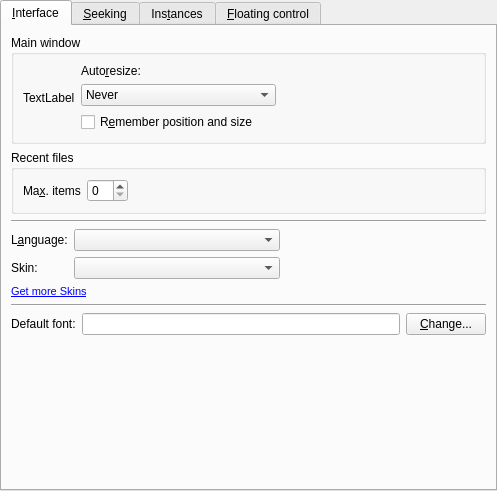
<?xml version="1.0" encoding="UTF-8"?>
<ui version="4.0">
 <class>PrefInterface</class>
 <widget class="QWidget" name="PrefInterface">
  <property name="geometry">
   <rect>
    <x>0</x>
    <y>0</y>
    <width>497</width>
    <height>491</height>
   </rect>
  </property>
  <layout class="QVBoxLayout">
   <property name="spacing">
    <number>0</number>
   </property>
   <property name="margin">
    <number>0</number>
   </property>
   <item>
    <widget class="QTabWidget" name="tabWidget">
     <property name="currentIndex">
      <number>0</number>
     </property>
     <widget class="QWidget" name="tab">
      <attribute name="title">
       <string>&amp;Interface</string>
      </attribute>
      <layout class="QVBoxLayout">
       <property name="spacing">
        <number>6</number>
       </property>
       <property name="margin">
        <number>9</number>
       </property>
       <item>
        <widget class="QGroupBox" name="groupBox">
         <property name="title">
          <string>Main window</string>
         </property>
         <layout class="QHBoxLayout">
          <property name="spacing">
           <number>6</number>
          </property>
          <property name="margin">
           <number>9</number>
          </property>
          <item>
           <widget class="QLabel" name="resize_window_icon">
            <property name="text">
             <string>TextLabel</string>
            </property>
           </widget>
          </item>
          <item>
           <layout class="QVBoxLayout">
            <property name="spacing">
             <number>6</number>
            </property>
            <property name="margin">
             <number>0</number>
            </property>
            <item>
             <widget class="QLabel" name="label">
              <property name="text">
               <string>Auto&amp;resize:</string>
              </property>
              <property name="buddy">
               <cstring>mainwindow_resize_combo</cstring>
              </property>
             </widget>
            </item>
            <item>
             <widget class="QComboBox" name="mainwindow_resize_combo">
              <property name="sizePolicy">
               <sizepolicy hsizetype="Preferred" vsizetype="Fixed">
                <horstretch>0</horstretch>
                <verstretch>0</verstretch>
               </sizepolicy>
              </property>
              <item>
               <property name="text">
                <string>Never</string>
               </property>
              </item>
              <item>
               <property name="text">
                <string>Whenever it's needed</string>
               </property>
              </item>
              <item>
               <property name="text">
                <string>Only after loading a new video</string>
               </property>
              </item>
             </widget>
            </item>
            <item>
             <widget class="QCheckBox" name="save_size_check">
              <property name="text">
               <string>R&amp;emember position and size</string>
              </property>
             </widget>
            </item>
           </layout>
          </item>
          <item>
           <spacer>
            <property name="orientation">
             <enum>Qt::Horizontal</enum>
            </property>
            <property name="sizeHint" stdset="0">
             <size>
              <width>40</width>
              <height>20</height>
             </size>
            </property>
           </spacer>
          </item>
         </layout>
        </widget>
       </item>
       <item>
        <widget class="QGroupBox" name="groupBox_4">
         <property name="title">
          <string>Recent files</string>
         </property>
         <layout class="QHBoxLayout">
          <property name="spacing">
           <number>6</number>
          </property>
          <property name="margin">
           <number>9</number>
          </property>
          <item>
           <widget class="QLabel" name="textLabel1_15">
            <property name="text">
             <string>Ma&amp;x. items</string>
            </property>
            <property name="wordWrap">
             <bool>false</bool>
            </property>
            <property name="buddy">
             <cstring>recents_max_items_spin</cstring>
            </property>
           </widget>
          </item>
          <item>
           <widget class="QSpinBox" name="recents_max_items_spin">
            <property name="minimum">
             <number>0</number>
            </property>
            <property name="maximum">
             <number>20</number>
            </property>
           </widget>
          </item>
          <item>
           <spacer>
            <property name="orientation">
             <enum>Qt::Horizontal</enum>
            </property>
            <property name="sizeHint" stdset="0">
             <size>
              <width>40</width>
              <height>20</height>
             </size>
            </property>
           </spacer>
          </item>
         </layout>
        </widget>
       </item>
       <item>
        <widget class="Line" name="line_3">
         <property name="sizePolicy">
          <sizepolicy hsizetype="Expanding" vsizetype="Fixed">
           <horstretch>0</horstretch>
           <verstretch>0</verstretch>
          </sizepolicy>
         </property>
         <property name="orientation">
          <enum>Qt::Horizontal</enum>
         </property>
        </widget>
       </item>
       <item>
        <layout class="QGridLayout">
         <property name="margin">
          <number>0</number>
         </property>
         <property name="spacing">
          <number>6</number>
         </property>
         <item row="0" column="0">
          <widget class="QLabel" name="textLabel1_18">
           <property name="text">
            <string>L&amp;anguage:</string>
           </property>
           <property name="wordWrap">
            <bool>false</bool>
           </property>
           <property name="buddy">
            <cstring>language_combo</cstring>
           </property>
          </widget>
         </item>
         <item row="1" column="0">
          <widget class="QLabel" name="skin_label">
           <property name="text">
            <string>Skin:</string>
           </property>
           <property name="wordWrap">
            <bool>false</bool>
           </property>
           <property name="buddy">
            <cstring>skin_combo</cstring>
           </property>
          </widget>
         </item>
         <item row="0" column="1">
          <widget class="MyComboBox" name="language_combo">
           <property name="sizePolicy">
            <sizepolicy hsizetype="Expanding" vsizetype="Fixed">
             <horstretch>0</horstretch>
             <verstretch>0</verstretch>
            </sizepolicy>
           </property>
          </widget>
         </item>
         <item row="1" column="1">
          <widget class="MyComboBox" name="skin_combo">
           <property name="sizePolicy">
            <sizepolicy hsizetype="Expanding" vsizetype="Fixed">
             <horstretch>0</horstretch>
             <verstretch>0</verstretch>
            </sizepolicy>
           </property>
          </widget>
         </item>
         <item row="1" column="2">
          <spacer>
           <property name="orientation">
            <enum>Qt::Horizontal</enum>
           </property>
           <property name="sizeHint" stdset="0">
            <size>
             <width>40</width>
             <height>20</height>
            </size>
           </property>
          </spacer>
         </item>
         <item row="0" column="2">
          <spacer>
           <property name="orientation">
            <enum>Qt::Horizontal</enum>
           </property>
           <property name="sizeHint" stdset="0">
            <size>
             <width>40</width>
             <height>20</height>
            </size>
           </property>
          </spacer>
         </item>
         <item row="2" column="0" colspan="2">
          <widget class="QLabel" name="getMoreLabel">
           <property name="text">
            <string>&lt;!DOCTYPE HTML PUBLIC &quot;-//W3C//DTD HTML 4.0//EN&quot; &quot;http://www.w3.org/TR/REC-html40/strict.dtd&quot;&gt;
&lt;html&gt;&lt;head&gt;&lt;meta name=&quot;qrichtext&quot; content=&quot;1&quot; /&gt;&lt;style type=&quot;text/css&quot;&gt;
p, li { white-space: pre-wrap; }
&lt;/style&gt;&lt;/head&gt;&lt;body style=&quot; font-family:'MS Shell Dlg 2'; font-size:8.25pt; font-weight:400; font-style:normal;&quot;&gt;
&lt;p style=&quot; margin-top:0px; margin-bottom:0px; margin-left:0px; margin-right:0px; -qt-block-indent:0; text-indent:0px;&quot;&gt;&lt;a href=&quot;http://www.umplayer.com/skins/&quot;&gt;&lt;span style=&quot; text-decoration: underline; color:#0000ff;&quot;&gt;Get more Skins&lt;/span&gt;&lt;/a&gt;&lt;/p&gt;&lt;/body&gt;&lt;/html&gt;</string>
           </property>
           <property name="openExternalLinks">
            <bool>true</bool>
           </property>
          </widget>
         </item>
        </layout>
       </item>
       <item>
        <widget class="Line" name="line">
         <property name="sizePolicy">
          <sizepolicy hsizetype="Expanding" vsizetype="Fixed">
           <horstretch>0</horstretch>
           <verstretch>0</verstretch>
          </sizepolicy>
         </property>
         <property name="orientation">
          <enum>Qt::Horizontal</enum>
         </property>
        </widget>
       </item>
       <item>
        <layout class="QHBoxLayout">
         <property name="spacing">
          <number>6</number>
         </property>
         <property name="margin">
          <number>0</number>
         </property>
         <item>
          <widget class="QLabel" name="label_2">
           <property name="text">
            <string>Default font:</string>
           </property>
          </widget>
         </item>
         <item>
          <widget class="QLineEdit" name="default_font_edit">
           <property name="readOnly">
            <bool>true</bool>
           </property>
          </widget>
         </item>
         <item>
          <widget class="QPushButton" name="changeFontButton">
           <property name="text">
            <string>&amp;Change...</string>
           </property>
          </widget>
         </item>
        </layout>
       </item>
       <item>
        <spacer>
         <property name="orientation">
          <enum>Qt::Vertical</enum>
         </property>
         <property name="sizeHint" stdset="0">
          <size>
           <width>20</width>
           <height>40</height>
          </size>
         </property>
        </spacer>
       </item>
      </layout>
     </widget>
     <widget class="QWidget" name="tab_3">
      <attribute name="title">
       <string>&amp;Seeking</string>
      </attribute>
      <layout class="QGridLayout">
       <property name="margin">
        <number>9</number>
       </property>
       <property name="spacing">
        <number>6</number>
       </property>
       <item row="3" column="1">
        <spacer>
         <property name="orientation">
          <enum>Qt::Vertical</enum>
         </property>
         <property name="sizeHint" stdset="0">
          <size>
           <width>20</width>
           <height>40</height>
          </size>
         </property>
        </spacer>
       </item>
       <item row="0" column="0">
        <layout class="QVBoxLayout">
         <property name="spacing">
          <number>6</number>
         </property>
         <property name="margin">
          <number>0</number>
         </property>
         <item>
          <widget class="SeekWidget" name="seek1" native="true"/>
         </item>
         <item>
          <widget class="SeekWidget" name="seek2" native="true"/>
         </item>
         <item>
          <widget class="SeekWidget" name="seek3" native="true"/>
         </item>
         <item>
          <widget class="SeekWidget" name="seek4" native="true"/>
         </item>
        </layout>
       </item>
       <item row="0" column="1">
        <spacer>
         <property name="orientation">
          <enum>Qt::Horizontal</enum>
         </property>
         <property name="sizeHint" stdset="0">
          <size>
           <width>40</width>
           <height>20</height>
          </size>
         </property>
        </spacer>
       </item>
       <item row="1" column="0" colspan="2">
        <widget class="Line" name="line_4">
         <property name="sizePolicy">
          <sizepolicy hsizetype="Expanding" vsizetype="Fixed">
           <horstretch>0</horstretch>
           <verstretch>0</verstretch>
          </sizepolicy>
         </property>
         <property name="orientation">
          <enum>Qt::Horizontal</enum>
         </property>
        </widget>
       </item>
       <item row="2" column="0" colspan="2">
        <layout class="QHBoxLayout">
         <property name="spacing">
          <number>6</number>
         </property>
         <property name="margin">
          <number>0</number>
         </property>
         <item>
          <widget class="QLabel" name="label_3">
           <property name="text">
            <string>&amp;Behaviour of time slider:</string>
           </property>
           <property name="buddy">
            <cstring>timeslider_behaviour_combo</cstring>
           </property>
          </widget>
         </item>
         <item>
          <widget class="QComboBox" name="timeslider_behaviour_combo">
           <property name="sizePolicy">
            <sizepolicy hsizetype="Expanding" vsizetype="Fixed">
             <horstretch>0</horstretch>
             <verstretch>0</verstretch>
            </sizepolicy>
           </property>
           <item>
            <property name="text">
             <string>Seek to position while dragging</string>
            </property>
           </item>
           <item>
            <property name="text">
             <string>Seek to position when released</string>
            </property>
           </item>
          </widget>
         </item>
         <item>
          <spacer>
           <property name="orientation">
            <enum>Qt::Horizontal</enum>
           </property>
           <property name="sizeHint" stdset="0">
            <size>
             <width>81</width>
             <height>25</height>
            </size>
           </property>
          </spacer>
         </item>
        </layout>
       </item>
      </layout>
     </widget>
     <widget class="QWidget" name="tab_2">
      <attribute name="title">
       <string>Ins&amp;tances</string>
      </attribute>
      <layout class="QVBoxLayout">
       <property name="spacing">
        <number>6</number>
       </property>
       <property name="margin">
        <number>9</number>
       </property>
       <item>
        <layout class="QHBoxLayout">
         <property name="spacing">
          <number>6</number>
         </property>
         <property name="margin">
          <number>0</number>
         </property>
         <item>
          <layout class="QVBoxLayout">
           <property name="spacing">
            <number>6</number>
           </property>
           <property name="margin">
            <number>0</number>
           </property>
           <item>
            <widget class="QCheckBox" name="single_instance_check">
             <property name="text">
              <string>&amp;Use only one running instance of UMPlayer</string>
             </property>
            </widget>
           </item>
           <item>
            <widget class="QGroupBox" name="port_groupbox">
             <property name="enabled">
              <bool>false</bool>
             </property>
             <property name="title">
              <string>Port to listen</string>
             </property>
             <layout class="QVBoxLayout">
              <property name="spacing">
               <number>6</number>
              </property>
              <property name="margin">
               <number>9</number>
              </property>
              <item>
               <widget class="QRadioButton" name="automatic_port_button">
                <property name="text">
                 <string>&amp;Automatic</string>
                </property>
               </widget>
              </item>
              <item>
               <layout class="QHBoxLayout">
                <property name="spacing">
                 <number>6</number>
                </property>
                <property name="margin">
                 <number>0</number>
                </property>
                <item>
                 <widget class="QRadioButton" name="manual_port_button">
                  <property name="text">
                   <string>&amp;Manual</string>
                  </property>
                 </widget>
                </item>
                <item>
                 <widget class="QSpinBox" name="server_port_spin">
                  <property name="enabled">
                   <bool>false</bool>
                  </property>
                  <property name="maximum">
                   <number>65535</number>
                  </property>
                 </widget>
                </item>
                <item>
                 <spacer>
                  <property name="orientation">
                   <enum>Qt::Horizontal</enum>
                  </property>
                  <property name="sizeType">
                   <enum>QSizePolicy::Expanding</enum>
                  </property>
                  <property name="sizeHint" stdset="0">
                   <size>
                    <width>270</width>
                    <height>31</height>
                   </size>
                  </property>
                 </spacer>
                </item>
               </layout>
              </item>
             </layout>
            </widget>
           </item>
          </layout>
         </item>
        </layout>
       </item>
       <item>
        <spacer>
         <property name="orientation">
          <enum>Qt::Vertical</enum>
         </property>
         <property name="sizeHint" stdset="0">
          <size>
           <width>20</width>
           <height>40</height>
          </size>
         </property>
        </spacer>
       </item>
      </layout>
     </widget>
     <widget class="QWidget" name="tab_4">
      <attribute name="title">
       <string>&amp;Floating control</string>
      </attribute>
      <layout class="QVBoxLayout">
       <item>
        <widget class="QLabel" name="label_6">
         <property name="text">
          <string>The floating control appears in fullscreen mode when the mouse is moved to the bottom of the screen.</string>
         </property>
         <property name="wordWrap">
          <bool>true</bool>
         </property>
        </widget>
       </item>
       <item>
        <widget class="QCheckBox" name="floating_animated_check">
         <property name="text">
          <string>&amp;Animated</string>
         </property>
        </widget>
       </item>
       <item>
        <layout class="QGridLayout">
         <item row="0" column="0">
          <widget class="QLabel" name="label_7">
           <property name="text">
            <string>&amp;Width:</string>
           </property>
           <property name="buddy">
            <cstring>floating_width_slider</cstring>
           </property>
          </widget>
         </item>
         <item row="0" column="1">
          <widget class="QSlider" name="floating_width_slider">
           <property name="maximum">
            <number>100</number>
           </property>
           <property name="orientation">
            <enum>Qt::Horizontal</enum>
           </property>
          </widget>
         </item>
         <item row="0" column="2">
          <widget class="QLabel" name="floating_width_label">
           <property name="frameShape">
            <enum>QFrame::Panel</enum>
           </property>
           <property name="frameShadow">
            <enum>QFrame::Sunken</enum>
           </property>
           <property name="text">
            <string>0</string>
           </property>
          </widget>
         </item>
         <item row="1" column="0">
          <widget class="QLabel" name="label_8">
           <property name="text">
            <string>&amp;Margin:</string>
           </property>
           <property name="buddy">
            <cstring>floating_margin_slider</cstring>
           </property>
          </widget>
         </item>
         <item row="1" column="1">
          <widget class="QSlider" name="floating_margin_slider">
           <property name="maximum">
            <number>80</number>
           </property>
           <property name="orientation">
            <enum>Qt::Horizontal</enum>
           </property>
          </widget>
         </item>
         <item row="1" column="2">
          <widget class="QLabel" name="floating_margin_label">
           <property name="frameShape">
            <enum>QFrame::Panel</enum>
           </property>
           <property name="frameShadow">
            <enum>QFrame::Sunken</enum>
           </property>
           <property name="text">
            <string>0</string>
           </property>
          </widget>
         </item>
        </layout>
       </item>
       <item>
        <widget class="QCheckBox" name="floating_bypass_wm_check">
         <property name="text">
          <string>&amp;Bypass window manager</string>
         </property>
        </widget>
       </item>
       <item>
        <spacer>
         <property name="orientation">
          <enum>Qt::Vertical</enum>
         </property>
         <property name="sizeHint" stdset="0">
          <size>
           <width>20</width>
           <height>40</height>
          </size>
         </property>
        </spacer>
       </item>
      </layout>
     </widget>
    </widget>
   </item>
  </layout>
 </widget>
 <customwidgets>
  <customwidget>
   <class>MyComboBox</class>
   <extends>QComboBox</extends>
   <header>mycombobox.h</header>
  </customwidget>
  <customwidget>
   <class>SeekWidget</class>
   <extends>QWidget</extends>
   <header>seekwidget.h</header>
  </customwidget>
 </customwidgets>
 <tabstops>
  <tabstop>tabWidget</tabstop>
  <tabstop>mainwindow_resize_combo</tabstop>
  <tabstop>save_size_check</tabstop>
  <tabstop>recents_max_items_spin</tabstop>
  <tabstop>language_combo</tabstop>
  <tabstop>skin_combo</tabstop>
  <tabstop>default_font_edit</tabstop>
  <tabstop>changeFontButton</tabstop>
  <tabstop>timeslider_behaviour_combo</tabstop>
  <tabstop>single_instance_check</tabstop>
  <tabstop>automatic_port_button</tabstop>
  <tabstop>manual_port_button</tabstop>
  <tabstop>server_port_spin</tabstop>
  <tabstop>floating_animated_check</tabstop>
  <tabstop>floating_width_slider</tabstop>
  <tabstop>floating_margin_slider</tabstop>
  <tabstop>floating_bypass_wm_check</tabstop>
 </tabstops>
 <resources/>
 <connections>
  <connection>
   <sender>manual_port_button</sender>
   <signal>toggled(bool)</signal>
   <receiver>server_port_spin</receiver>
   <slot>setEnabled(bool)</slot>
   <hints>
    <hint type="sourcelabel">
     <x>124</x>
     <y>170</y>
    </hint>
    <hint type="destinationlabel">
     <x>109</x>
     <y>126</y>
    </hint>
   </hints>
  </connection>
  <connection>
   <sender>single_instance_check</sender>
   <signal>toggled(bool)</signal>
   <receiver>port_groupbox</receiver>
   <slot>setEnabled(bool)</slot>
   <hints>
    <hint type="sourcelabel">
     <x>319</x>
     <y>49</y>
    </hint>
    <hint type="destinationlabel">
     <x>317</x>
     <y>222</y>
    </hint>
   </hints>
  </connection>
  <connection>
   <sender>floating_width_slider</sender>
   <signal>valueChanged(int)</signal>
   <receiver>floating_width_label</receiver>
   <slot>setNum(int)</slot>
   <hints>
    <hint type="sourcelabel">
     <x>222</x>
     <y>154</y>
    </hint>
    <hint type="destinationlabel">
     <x>411</x>
     <y>156</y>
    </hint>
   </hints>
  </connection>
  <connection>
   <sender>floating_margin_slider</sender>
   <signal>valueChanged(int)</signal>
   <receiver>floating_margin_label</receiver>
   <slot>setNum(int)</slot>
   <hints>
    <hint type="sourcelabel">
     <x>272</x>
     <y>204</y>
    </hint>
    <hint type="destinationlabel">
     <x>480</x>
     <y>150</y>
    </hint>
   </hints>
  </connection>
 </connections>
</ui>
